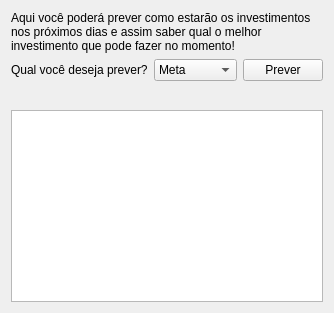
     <widget class="QWidget" name="tab_prevendo">
      <property name="sizePolicy">
       <sizepolicy hsizetype="Fixed" vsizetype="Expanding">
        <horstretch>0</horstretch>
        <verstretch>0</verstretch>
       </sizepolicy>
      </property>
      <attribute name="title">
       <string>Prevendo</string>
      </attribute>
      <layout class="QGridLayout" name="gridLayout_5">
       <item row="0" column="0">
        <layout class="QVBoxLayout" name="verticalLayout_3">
         <item>
          <widget class="QLabel" name="label_texto_inicial_prevendo">
           <property name="sizePolicy">
            <sizepolicy hsizetype="Preferred" vsizetype="Fixed">
             <horstretch>0</horstretch>
             <verstretch>0</verstretch>
            </sizepolicy>
           </property>
           <property name="text">
            <string>Aqui você poderá prever como estarão os investimentos nos próximos dias e assim saber qual o melhor investimento que pode fazer no momento!</string>
           </property>
           <property name="wordWrap">
            <bool>true</bool>
           </property>
          </widget>
         </item>
         <item>
          <layout class="QHBoxLayout" name="horizontalLayout">
           <item>
            <widget class="QLabel" name="label_qualprever">
             <property name="sizePolicy">
              <sizepolicy hsizetype="Preferred" vsizetype="Fixed">
               <horstretch>0</horstretch>
               <verstretch>0</verstretch>
              </sizepolicy>
             </property>
             <property name="text">
              <string>Qual você deseja prever?</string>
             </property>
            </widget>
           </item>
           <item>
            <widget class="QComboBox" name="combo_box_prever">
             <property name="sizePolicy">
              <sizepolicy hsizetype="Expanding" vsizetype="Fixed">
               <horstretch>0</horstretch>
               <verstretch>0</verstretch>
              </sizepolicy>
             </property>
             <item>
              <property name="text">
               <string>Meta</string>
              </property>
             </item>
             <item>
              <property name="text">
               <string>Apple</string>
              </property>
             </item>
             <item>
              <property name="text">
               <string>Microsoft</string>
              </property>
             </item>
             <item>
              <property name="text">
               <string>Tesla</string>
              </property>
             </item>
             <item>
              <property name="text">
               <string>Google</string>
              </property>
             </item>
             <item>
              <property name="text">
               <string>Bitcoin</string>
              </property>
             </item>
             <item>
              <property name="text">
               <string>Ethereum</string>
              </property>
             </item>
             <item>
              <property name="text">
               <string>Solana</string>
              </property>
             </item>
             <item>
              <property name="text">
               <string>Cardano</string>
              </property>
             </item>
             <item>
              <property name="text">
               <string>Zcash</string>
              </property>
             </item>
             <item>
              <property name="text">
               <string>Ouro</string>
              </property>
             </item>
             <item>
              <property name="text">
               <string>Petroleo</string>
              </property>
             </item>
             <item>
              <property name="text">
               <string>Gas</string>
              </property>
             </item>
             <item>
              <property name="text">
               <string>Prata</string>
              </property>
             </item>
             <item>
              <property name="text">
               <string>Algodao</string>
              </property>
             </item>
             <item>
              <property name="text">
               <string>AGG</string>
              </property>
             </item>
             <item>
              <property name="text">
               <string>SHY</string>
              </property>
             </item>
             <item>
              <property name="text">
               <string>VNQ</string>
              </property>
             </item>
             <item>
              <property name="text">
               <string>GOVT</string>
              </property>
             </item>
             <item>
              <property name="text">
               <string>BND</string>
              </property>
             </item>
            </widget>
           </item>
           <item>
            <widget class="QPushButton" name="botao_prever">
             <property name="sizePolicy">
              <sizepolicy hsizetype="Expanding" vsizetype="Fixed">
               <horstretch>0</horstretch>
               <verstretch>0</verstretch>
              </sizepolicy>
             </property>
             <property name="text">
              <string>Prever</string>
             </property>
             <property name="icon">
              <iconset>
               <normaloff>../imagens/grafico.png</normaloff>../imagens/grafico.png</iconset>
             </property>
            </widget>
           </item>
          </layout>
         </item>
        </layout>
       </item>
       <item row="2" column="0">
        <widget class="QGraphicsView" name="grafico_view"/>
       </item>
       <item row="1" column="0">
        <widget class="QLabel" name="label_notificacao_4">
         <property name="palette">
          <palette>
           <active>
            <colorrole role="WindowText">
             <brush brushstyle="SolidPattern">
              <color alpha="255">
               <red>255</red>
               <green>0</green>
               <blue>0</blue>
              </color>
             </brush>
            </colorrole>
            <colorrole role="Button">
             <brush brushstyle="SolidPattern">
              <color alpha="255">
               <red>255</red>
               <green>0</green>
               <blue>0</blue>
              </color>
             </brush>
            </colorrole>
            <colorrole role="Light">
             <brush brushstyle="SolidPattern">
              <color alpha="255">
               <red>255</red>
               <green>127</green>
               <blue>127</blue>
              </color>
             </brush>
            </colorrole>
            <colorrole role="Midlight">
             <brush brushstyle="SolidPattern">
              <color alpha="255">
               <red>255</red>
               <green>63</green>
               <blue>63</blue>
              </color>
             </brush>
            </colorrole>
            <colorrole role="Dark">
             <brush brushstyle="SolidPattern">
              <color alpha="255">
               <red>127</red>
               <green>0</green>
               <blue>0</blue>
              </color>
             </brush>
            </colorrole>
            <colorrole role="Mid">
             <brush brushstyle="SolidPattern">
              <color alpha="255">
               <red>170</red>
               <green>0</green>
               <blue>0</blue>
              </color>
             </brush>
            </colorrole>
            <colorrole role="Text">
             <brush brushstyle="SolidPattern">
              <color alpha="255">
               <red>255</red>
               <green>0</green>
               <blue>0</blue>
              </color>
             </brush>
            </colorrole>
            <colorrole role="BrightText">
             <brush brushstyle="SolidPattern">
              <color alpha="255">
               <red>255</red>
               <green>255</green>
               <blue>255</blue>
              </color>
             </brush>
            </colorrole>
            <colorrole role="ButtonText">
             <brush brushstyle="SolidPattern">
              <color alpha="255">
               <red>0</red>
               <green>0</green>
               <blue>0</blue>
              </color>
             </brush>
            </colorrole>
            <colorrole role="Base">
             <brush brushstyle="SolidPattern">
              <color alpha="255">
               <red>255</red>
               <green>255</green>
               <blue>255</blue>
              </color>
             </brush>
            </colorrole>
            <colorrole role="Window">
             <brush brushstyle="SolidPattern">
              <color alpha="255">
               <red>255</red>
               <green>0</green>
               <blue>0</blue>
              </color>
             </brush>
            </colorrole>
            <colorrole role="Shadow">
             <brush brushstyle="SolidPattern">
              <color alpha="255">
               <red>0</red>
               <green>0</green>
               <blue>0</blue>
              </color>
             </brush>
            </colorrole>
            <colorrole role="AlternateBase">
             <brush brushstyle="SolidPattern">
              <color alpha="255">
               <red>255</red>
               <green>127</green>
               <blue>127</blue>
              </color>
             </brush>
            </colorrole>
            <colorrole role="ToolTipBase">
             <brush brushstyle="SolidPattern">
              <color alpha="255">
               <red>255</red>
               <green>255</green>
               <blue>220</blue>
              </color>
             </brush>
            </colorrole>
            <colorrole role="ToolTipText">
             <brush brushstyle="SolidPattern">
              <color alpha="255">
               <red>0</red>
               <green>0</green>
               <blue>0</blue>
              </color>
             </brush>
            </colorrole>
           </active>
           <inactive>
            <colorrole role="WindowText">
             <brush brushstyle="SolidPattern">
              <color alpha="255">
               <red>255</red>
               <green>0</green>
               <blue>0</blue>
              </color>
             </brush>
            </colorrole>
            <colorrole role="Button">
             <brush brushstyle="SolidPattern">
              <color alpha="255">
               <red>255</red>
               <green>0</green>
               <blue>0</blue>
              </color>
             </brush>
            </colorrole>
            <colorrole role="Light">
             <brush brushstyle="SolidPattern">
              <color alpha="255">
               <red>255</red>
               <green>127</green>
               <blue>127</blue>
              </color>
             </brush>
            </colorrole>
            <colorrole role="Midlight">
             <brush brushstyle="SolidPattern">
              <color alpha="255">
               <red>255</red>
               <green>63</green>
               <blue>63</blue>
              </color>
             </brush>
            </colorrole>
            <colorrole role="Dark">
             <brush brushstyle="SolidPattern">
              <color alpha="255">
               <red>127</red>
               <green>0</green>
               <blue>0</blue>
              </color>
             </brush>
            </colorrole>
            <colorrole role="Mid">
             <brush brushstyle="SolidPattern">
              <color alpha="255">
               <red>170</red>
               <green>0</green>
               <blue>0</blue>
              </color>
             </brush>
            </colorrole>
            <colorrole role="Text">
             <brush brushstyle="SolidPattern">
              <color alpha="255">
               <red>255</red>
               <green>0</green>
               <blue>0</blue>
              </color>
             </brush>
            </colorrole>
            <colorrole role="BrightText">
             <brush brushstyle="SolidPattern">
              <color alpha="255">
               <red>255</red>
               <green>255</green>
               <blue>255</blue>
              </color>
             </brush>
            </colorrole>
            <colorrole role="ButtonText">
             <brush brushstyle="SolidPattern">
              <color alpha="255">
               <red>0</red>
               <green>0</green>
               <blue>0</blue>
              </color>
             </brush>
            </colorrole>
            <colorrole role="Base">
             <brush brushstyle="SolidPattern">
              <color alpha="255">
               <red>255</red>
               <green>255</green>
               <blue>255</blue>
              </color>
             </brush>
            </colorrole>
            <colorrole role="Window">
             <brush brushstyle="SolidPattern">
              <color alpha="255">
               <red>255</red>
               <green>0</green>
               <blue>0</blue>
              </color>
             </brush>
            </colorrole>
            <colorrole role="Shadow">
             <brush brushstyle="SolidPattern">
              <color alpha="255">
               <red>0</red>
               <green>0</green>
               <blue>0</blue>
              </color>
             </brush>
            </colorrole>
            <colorrole role="AlternateBase">
             <brush brushstyle="SolidPattern">
              <color alpha="255">
               <red>255</red>
               <green>127</green>
               <blue>127</blue>
              </color>
             </brush>
            </colorrole>
            <colorrole role="ToolTipBase">
             <brush brushstyle="SolidPattern">
              <color alpha="255">
               <red>255</red>
               <green>255</green>
               <blue>220</blue>
              </color>
             </brush>
            </colorrole>
            <colorrole role="ToolTipText">
             <brush brushstyle="SolidPattern">
              <color alpha="255">
               <red>0</red>
               <green>0</green>
               <blue>0</blue>
              </color>
             </brush>
            </colorrole>
           </inactive>
           <disabled>
            <colorrole role="WindowText">
             <brush brushstyle="SolidPattern">
              <color alpha="255">
               <red>127</red>
               <green>0</green>
               <blue>0</blue>
              </color>
             </brush>
            </colorrole>
            <colorrole role="Button">
             <brush brushstyle="SolidPattern">
              <color alpha="255">
               <red>255</red>
               <green>0</green>
               <blue>0</blue>
              </color>
             </brush>
            </colorrole>
            <colorrole role="Light">
             <brush brushstyle="SolidPattern">
              <color alpha="255">
               <red>255</red>
               <green>127</green>
               <blue>127</blue>
              </color>
             </brush>
            </colorrole>
            <colorrole role="Midlight">
             <brush brushstyle="SolidPattern">
              <color alpha="255">
               <red>255</red>
               <green>63</green>
               <blue>63</blue>
              </color>
             </brush>
            </colorrole>
            <colorrole role="Dark">
             <brush brushstyle="SolidPattern">
              <color alpha="255">
               <red>127</red>
               <green>0</green>
               <blue>0</blue>
              </color>
             </brush>
            </colorrole>
            <colorrole role="Mid">
             <brush brushstyle="SolidPattern">
              <color alpha="255">
               <red>170</red>
               <green>0</green>
               <blue>0</blue>
              </color>
             </brush>
            </colorrole>
            <colorrole role="Text">
             <brush brushstyle="SolidPattern">
              <color alpha="255">
               <red>127</red>
               <green>0</green>
               <blue>0</blue>
              </color>
             </brush>
            </colorrole>
            <colorrole role="BrightText">
             <brush brushstyle="SolidPattern">
              <color alpha="255">
               <red>255</red>
               <green>255</green>
               <blue>255</blue>
              </color>
             </brush>
            </colorrole>
            <colorrole role="ButtonText">
             <brush brushstyle="SolidPattern">
              <color alpha="255">
               <red>127</red>
               <green>0</green>
               <blue>0</blue>
              </color>
             </brush>
            </colorrole>
            <colorrole role="Base">
             <brush brushstyle="SolidPattern">
              <color alpha="255">
               <red>255</red>
               <green>0</green>
               <blue>0</blue>
              </color>
             </brush>
            </colorrole>
            <colorrole role="Window">
             <brush brushstyle="SolidPattern">
              <color alpha="255">
               <red>255</red>
               <green>0</green>
               <blue>0</blue>
              </color>
             </brush>
            </colorrole>
            <colorrole role="Shadow">
             <brush brushstyle="SolidPattern">
              <color alpha="255">
               <red>0</red>
               <green>0</green>
               <blue>0</blue>
              </color>
             </brush>
            </colorrole>
            <colorrole role="AlternateBase">
             <brush brushstyle="SolidPattern">
              <color alpha="255">
               <red>255</red>
               <green>0</green>
               <blue>0</blue>
              </color>
             </brush>
            </colorrole>
            <colorrole role="ToolTipBase">
             <brush brushstyle="SolidPattern">
              <color alpha="255">
               <red>255</red>
               <green>255</green>
               <blue>220</blue>
              </color>
             </brush>
            </colorrole>
            <colorrole role="ToolTipText">
             <brush brushstyle="SolidPattern">
              <color alpha="255">
               <red>0</red>
               <green>0</green>
               <blue>0</blue>
              </color>
             </brush>
            </colorrole>
           </disabled>
          </palette>
         </property>
         <property name="font">
          <font>
           <pointsize>11</pointsize>
           <weight>75</weight>
           <italic>true</italic>
           <bold>true</bold>
          </font>
         </property>
         <property name="text">
          <string/>
         </property>
         <property name="alignment">
          <set>Qt::AlignCenter</set>
         </property>
        </widget>
       </item>
      </layout>
     </widget>
